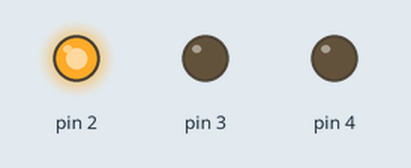
Simulated run of this sketch. Board: Arduino Uno, built with avr-gcc and run on an emulated ATmega328P. On the bench: output pins drawn as LEDs (lit = HIGH).

Above: at 0.5 s.
At 2.5 s:
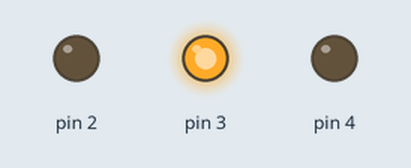
At 4.5 s:
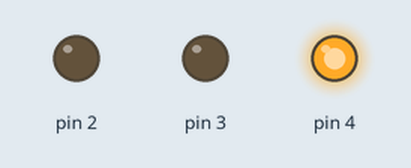
At 9.5 s:
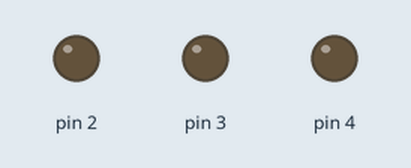
Timing chart, 0 to 10.4 s (numbered marks = the images above):
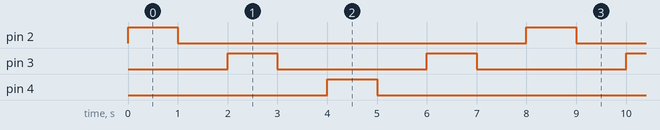

The sketch:

5._Traffic_Lights.ino
```cpp
//
int counter;

void setup()
{
  pinMode(2, OUTPUT);
  pinMode(3, OUTPUT);
  pinMode(4, OUTPUT);
}

void loop()
{
  for (counter = 0; counter < 10; ++counter) {
    digitalWrite(2, HIGH);
    delay(1000); // Wait for 1000 millisecond(s)
    digitalWrite(2, LOW);
    delay(1000); // Wait for 1000 millisecond(s)
    digitalWrite(3, HIGH);
    delay(1000); // Wait for 1000 millisecond(s)
    digitalWrite(3, LOW);
    delay(1000); // Wait for 1000 millisecond(s)
    digitalWrite(4, HIGH);
    delay(1000); // Wait for 1000 millisecond(s)
    digitalWrite(4, LOW);
    delay(1000); // Wait for 1000 millisecond(s)
    digitalWrite(3, HIGH);
    delay(1000); // Wait for 1000 millisecond(s)
    digitalWrite(3, LOW);
    delay(1000); // Wait for 1000 millisecond(s)
  }
}
```

Measured:
- by itself, pin 2, pin 4: alternates HIGH for 1.0 s and LOW for 7.0 s
- by itself, pin 3: alternates HIGH for 1.0 s and LOW for 3.0 s
- by itself, everything shown: repeats every 8.0 s, in 8 steps
